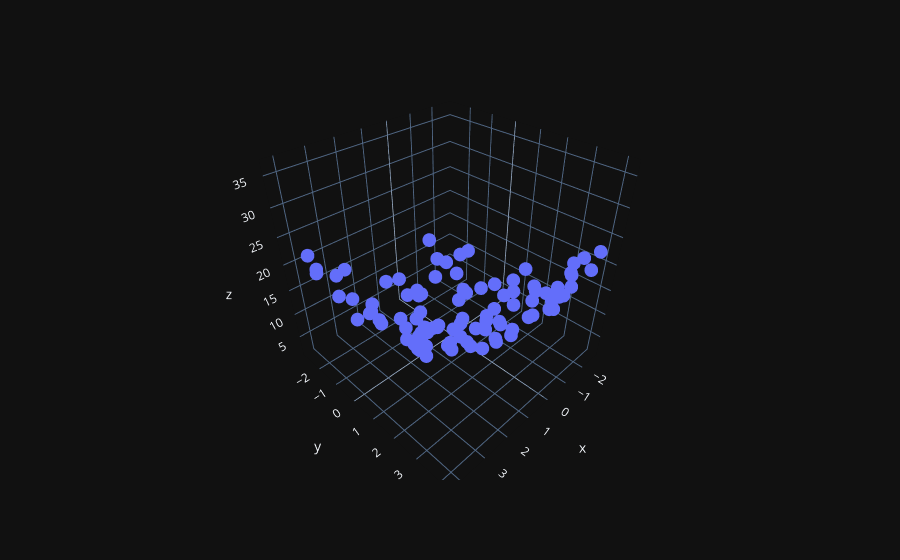

The cell this chart's notebook holds for it:
### Code cell
# 3D polynomial regression (2 input features and 1 output feature)
x = 7 * np.random.rand(100,1) - 2.8
y = 7 * np.random.rand(100,1) - 2.8
z = x**2 + y**2 + 0.2*x + 0.2*y + 0.1*x*y +2 + np.random.randn(100, 1) # z = x^2 + y^2 + 0.2x + 0.2y+0.1xy + 2
import plotly.express as px
df=px.data.iris()
fig=px.scatter_3d(df, x=x.ravel(), y=y.ravel(), z=z.ravel())
fig.show()
